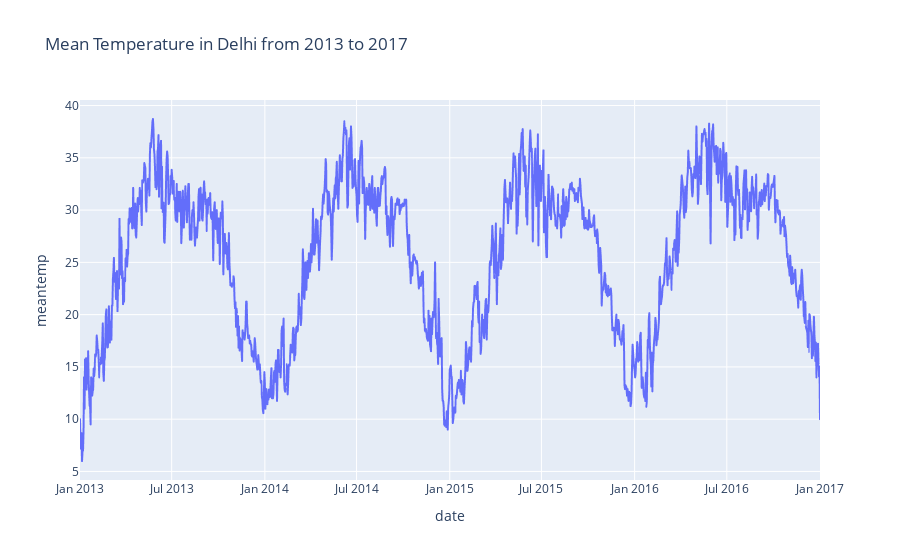

Notebook cell for this chart:
### Code cell
#mean temperature in Delhi over the years
figure=px.line(data,x="date",y="meantemp",title='Mean Temperature in Delhi from 2013 to 2017')
figure

### Figure 1 — Plotly figure (JSON) as saved in the notebook; plotly's stock layout.template omitted (floating-point values rounded to 4 significant figures; data arrays with more than 128 entries replaced by an {"elided": "..."} marker saying what was removed)
{"data": [{"hovertemplate": "date=%{x}<br>meantemp=%{y}<extra></extra>", "legendgroup": "", "line": {"color": "#636efa", "dash": "solid"}, "marker": {"symbol": "circle"}, "mode": "lines", "name": "", "showlegend": false, "type": "scattergl", "x": {"elided": "1462 str values"}, "xaxis": "x", "y": {"elided": "1462 float values"}, "yaxis": "y"}], "layout": {"legend": {"tracegroupgap": 0}, "title": {"text": "Mean Temperature in Delhi from 2013 to 2017"}, "xaxis": {"anchor": "y", "domain": [0, 1], "title": {"text": "date"}}, "yaxis": {"anchor": "x", "domain": [0, 1], "title": {"text": "meantemp"}}}}
